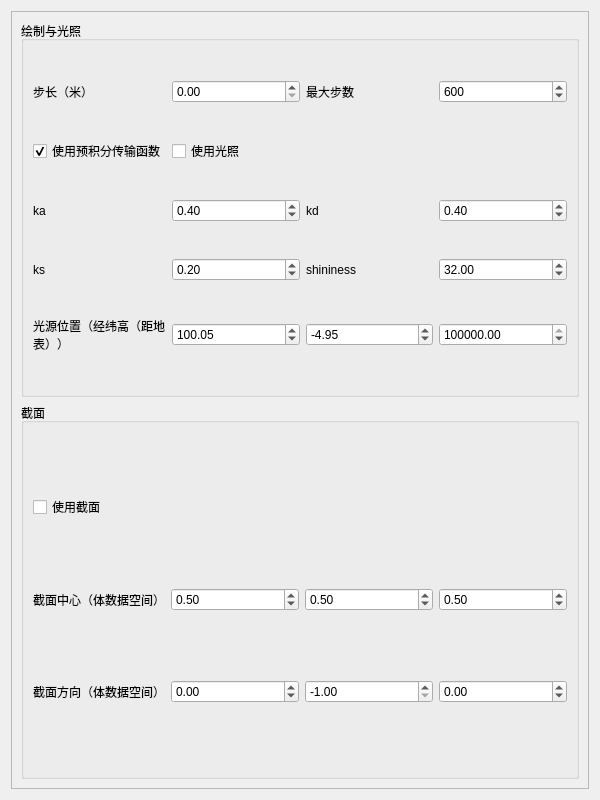
<?xml version="1.0" encoding="UTF-8"?>
<ui version="4.0">
 <class>DirectVolumeRenderer</class>
 <widget class="QWidget" name="DirectVolumeRenderer">
  <property name="geometry">
   <rect>
    <x>0</x>
    <y>0</y>
    <width>600</width>
    <height>800</height>
   </rect>
  </property>
  <property name="sizePolicy">
   <sizepolicy hsizetype="Preferred" vsizetype="Preferred">
    <horstretch>0</horstretch>
    <verstretch>0</verstretch>
   </sizepolicy>
  </property>
  <property name="windowTitle">
   <string>直接体绘制</string>
  </property>
  <layout class="QVBoxLayout" name="verticalLayout">
   <item>
    <widget class="QScrollArea" name="scrollArea">
     <property name="sizePolicy">
      <sizepolicy hsizetype="Expanding" vsizetype="Expanding">
       <horstretch>0</horstretch>
       <verstretch>0</verstretch>
      </sizepolicy>
     </property>
     <property name="horizontalScrollBarPolicy">
      <enum>Qt::ScrollBarAlwaysOff</enum>
     </property>
     <property name="sizeAdjustPolicy">
      <enum>QAbstractScrollArea::AdjustIgnored</enum>
     </property>
     <property name="widgetResizable">
      <bool>true</bool>
     </property>
     <widget class="QWidget" name="scrollAreaWidgetContents_main">
      <property name="geometry">
       <rect>
        <x>0</x>
        <y>0</y>
        <width>586</width>
        <height>786</height>
       </rect>
      </property>
      <property name="sizePolicy">
       <sizepolicy hsizetype="Preferred" vsizetype="Preferred">
        <horstretch>0</horstretch>
        <verstretch>0</verstretch>
       </sizepolicy>
      </property>
      <layout class="QVBoxLayout" name="verticalLayout_2">
       <item>
        <widget class="QGroupBox" name="groupBox">
         <property name="title">
          <string>绘制与光照</string>
         </property>
         <layout class="QGridLayout" name="gridLayout">
          <item row="5" column="0">
           <widget class="QLabel" name="label_7">
            <property name="sizePolicy">
             <sizepolicy hsizetype="Preferred" vsizetype="Preferred">
              <horstretch>0</horstretch>
              <verstretch>0</verstretch>
             </sizepolicy>
            </property>
            <property name="text">
             <string>光源位置（经纬高（距地表））</string>
            </property>
            <property name="wordWrap">
             <bool>true</bool>
            </property>
           </widget>
          </item>
          <item row="4" column="3">
           <widget class="QLabel" name="label_4">
            <property name="sizePolicy">
             <sizepolicy hsizetype="Preferred" vsizetype="Preferred">
              <horstretch>0</horstretch>
              <verstretch>0</verstretch>
             </sizepolicy>
            </property>
            <property name="text">
             <string>shininess</string>
            </property>
            <property name="wordWrap">
             <bool>true</bool>
            </property>
           </widget>
          </item>
          <item row="1" column="3">
           <widget class="QLabel" name="label_6">
            <property name="sizePolicy">
             <sizepolicy hsizetype="Preferred" vsizetype="Preferred">
              <horstretch>0</horstretch>
              <verstretch>0</verstretch>
             </sizepolicy>
            </property>
            <property name="text">
             <string>最大步数</string>
            </property>
            <property name="wordWrap">
             <bool>true</bool>
            </property>
           </widget>
          </item>
          <item row="2" column="0">
           <widget class="QCheckBox" name="checkBox_useTFPreInt_bool_VIS4EarthReflectable">
            <property name="text">
             <string>使用预积分传输函数</string>
            </property>
            <property name="checked">
             <bool>true</bool>
            </property>
           </widget>
          </item>
          <item row="3" column="3">
           <widget class="QLabel" name="label_2">
            <property name="sizePolicy">
             <sizepolicy hsizetype="Preferred" vsizetype="Preferred">
              <horstretch>0</horstretch>
              <verstretch>0</verstretch>
             </sizepolicy>
            </property>
            <property name="text">
             <string>kd</string>
            </property>
            <property name="wordWrap">
             <bool>true</bool>
            </property>
           </widget>
          </item>
          <item row="2" column="1">
           <widget class="QCheckBox" name="checkBox_useShading_bool_VIS4EarthReflectable">
            <property name="text">
             <string>使用光照</string>
            </property>
           </widget>
          </item>
          <item row="1" column="4">
           <widget class="QSpinBox" name="spinBox_maxStepCnt_int_VIS4EarthReflectable">
            <property name="maximum">
             <number>10000</number>
            </property>
            <property name="value">
             <number>600</number>
            </property>
           </widget>
          </item>
          <item row="4" column="1">
           <widget class="QDoubleSpinBox" name="doubleSpinBox_ks_float_VIS4EarthReflectable">
            <property name="singleStep">
             <double>0.100000000000000</double>
            </property>
            <property name="value">
             <double>0.200000000000000</double>
            </property>
           </widget>
          </item>
          <item row="4" column="0">
           <widget class="QLabel" name="label_3">
            <property name="sizePolicy">
             <sizepolicy hsizetype="Preferred" vsizetype="Preferred">
              <horstretch>0</horstretch>
              <verstretch>0</verstretch>
             </sizepolicy>
            </property>
            <property name="text">
             <string>ks</string>
            </property>
            <property name="wordWrap">
             <bool>true</bool>
            </property>
           </widget>
          </item>
          <item row="1" column="0">
           <widget class="QLabel" name="label_5">
            <property name="sizePolicy">
             <sizepolicy hsizetype="Preferred" vsizetype="Preferred">
              <horstretch>0</horstretch>
              <verstretch>0</verstretch>
             </sizepolicy>
            </property>
            <property name="text">
             <string>步长（米）</string>
            </property>
            <property name="wordWrap">
             <bool>true</bool>
            </property>
           </widget>
          </item>
          <item row="1" column="1">
           <widget class="QDoubleSpinBox" name="doubleSpinBox_step_float_VIS4EarthReflectable"/>
          </item>
          <item row="4" column="4">
           <widget class="QDoubleSpinBox" name="doubleSpinBox_shininess_float_VIS4EarthReflectable">
            <property name="singleStep">
             <double>0.100000000000000</double>
            </property>
            <property name="value">
             <double>32.000000000000000</double>
            </property>
           </widget>
          </item>
          <item row="5" column="1">
           <widget class="QDoubleSpinBox" name="doubleSpinBox_lightPosX_float_VIS4EarthReflectable">
            <property name="minimum">
             <double>-180.000000000000000</double>
            </property>
            <property name="maximum">
             <double>180.000000000000000</double>
            </property>
            <property name="value">
             <double>100.049999999999997</double>
            </property>
           </widget>
          </item>
          <item row="3" column="4">
           <widget class="QDoubleSpinBox" name="doubleSpinBox_kd_float_VIS4EarthReflectable">
            <property name="singleStep">
             <double>0.100000000000000</double>
            </property>
            <property name="value">
             <double>0.400000000000000</double>
            </property>
           </widget>
          </item>
          <item row="3" column="0">
           <widget class="QLabel" name="label">
            <property name="sizePolicy">
             <sizepolicy hsizetype="Preferred" vsizetype="Preferred">
              <horstretch>0</horstretch>
              <verstretch>0</verstretch>
             </sizepolicy>
            </property>
            <property name="text">
             <string>ka</string>
            </property>
            <property name="wordWrap">
             <bool>true</bool>
            </property>
           </widget>
          </item>
          <item row="3" column="1">
           <widget class="QDoubleSpinBox" name="doubleSpinBox_ka_float_VIS4EarthReflectable">
            <property name="singleStep">
             <double>0.100000000000000</double>
            </property>
            <property name="value">
             <double>0.400000000000000</double>
            </property>
           </widget>
          </item>
          <item row="5" column="3">
           <widget class="QDoubleSpinBox" name="doubleSpinBox_lightPosY_float_VIS4EarthReflectable">
            <property name="minimum">
             <double>-90.000000000000000</double>
            </property>
            <property name="maximum">
             <double>90.000000000000000</double>
            </property>
            <property name="value">
             <double>-4.950000000000000</double>
            </property>
           </widget>
          </item>
          <item row="5" column="4">
           <widget class="QDoubleSpinBox" name="doubleSpinBox_lightPosZ_float_VIS4EarthReflectable">
            <property name="maximum">
             <double>10000000.000000000000000</double>
            </property>
            <property name="value">
             <double>6000000.000000000000000</double>
            </property>
           </widget>
          </item>
         </layout>
        </widget>
       </item>
       <item>
        <widget class="QGroupBox" name="groupBox_2">
         <property name="title">
          <string>截面</string>
         </property>
         <layout class="QGridLayout" name="gridLayout_2">
          <item row="2" column="1">
           <widget class="QDoubleSpinBox" name="doubleSpinBox_sliceCntrX_float_VIS4EarthReflectable">
            <property name="maximum">
             <double>1.000000000000000</double>
            </property>
            <property name="singleStep">
             <double>0.100000000000000</double>
            </property>
            <property name="value">
             <double>0.500000000000000</double>
            </property>
           </widget>
          </item>
          <item row="3" column="0">
           <widget class="QLabel" name="label_9">
            <property name="text">
             <string>截面方向（体数据空间）</string>
            </property>
            <property name="wordWrap">
             <bool>true</bool>
            </property>
           </widget>
          </item>
          <item row="0" column="0">
           <widget class="QCheckBox" name="checkBox_useSlicing_bool_VIS4EarthReflectable">
            <property name="text">
             <string>使用截面</string>
            </property>
           </widget>
          </item>
          <item row="2" column="0">
           <widget class="QLabel" name="label_8">
            <property name="text">
             <string>截面中心（体数据空间）</string>
            </property>
            <property name="wordWrap">
             <bool>true</bool>
            </property>
           </widget>
          </item>
          <item row="2" column="2">
           <widget class="QDoubleSpinBox" name="doubleSpinBox_sliceCntrY_float_VIS4EarthReflectable">
            <property name="maximum">
             <double>1.000000000000000</double>
            </property>
            <property name="singleStep">
             <double>0.100000000000000</double>
            </property>
            <property name="value">
             <double>0.500000000000000</double>
            </property>
           </widget>
          </item>
          <item row="2" column="3">
           <widget class="QDoubleSpinBox" name="doubleSpinBox_sliceCntrY_float_VIS4EarthReflectable_2">
            <property name="maximum">
             <double>1.000000000000000</double>
            </property>
            <property name="singleStep">
             <double>0.100000000000000</double>
            </property>
            <property name="value">
             <double>0.500000000000000</double>
            </property>
           </widget>
          </item>
          <item row="3" column="1">
           <widget class="QDoubleSpinBox" name="doubleSpinBox_sliceDirX_float_VIS4EarthReflectable">
            <property name="minimum">
             <double>-1.000000000000000</double>
            </property>
            <property name="maximum">
             <double>1.000000000000000</double>
            </property>
            <property name="singleStep">
             <double>0.100000000000000</double>
            </property>
           </widget>
          </item>
          <item row="3" column="2">
           <widget class="QDoubleSpinBox" name="doubleSpinBox_sliceDirY_float_VIS4EarthReflectable">
            <property name="minimum">
             <double>-1.000000000000000</double>
            </property>
            <property name="maximum">
             <double>1.000000000000000</double>
            </property>
            <property name="singleStep">
             <double>0.100000000000000</double>
            </property>
            <property name="value">
             <double>-1.000000000000000</double>
            </property>
           </widget>
          </item>
          <item row="3" column="3">
           <widget class="QDoubleSpinBox" name="doubleSpinBox_sliceDirZ_float_VIS4EarthReflectable">
            <property name="minimum">
             <double>-1.000000000000000</double>
            </property>
            <property name="maximum">
             <double>1.000000000000000</double>
            </property>
            <property name="singleStep">
             <double>0.100000000000000</double>
            </property>
           </widget>
          </item>
         </layout>
        </widget>
       </item>
      </layout>
     </widget>
    </widget>
   </item>
  </layout>
 </widget>
 <resources/>
 <connections/>
</ui>
